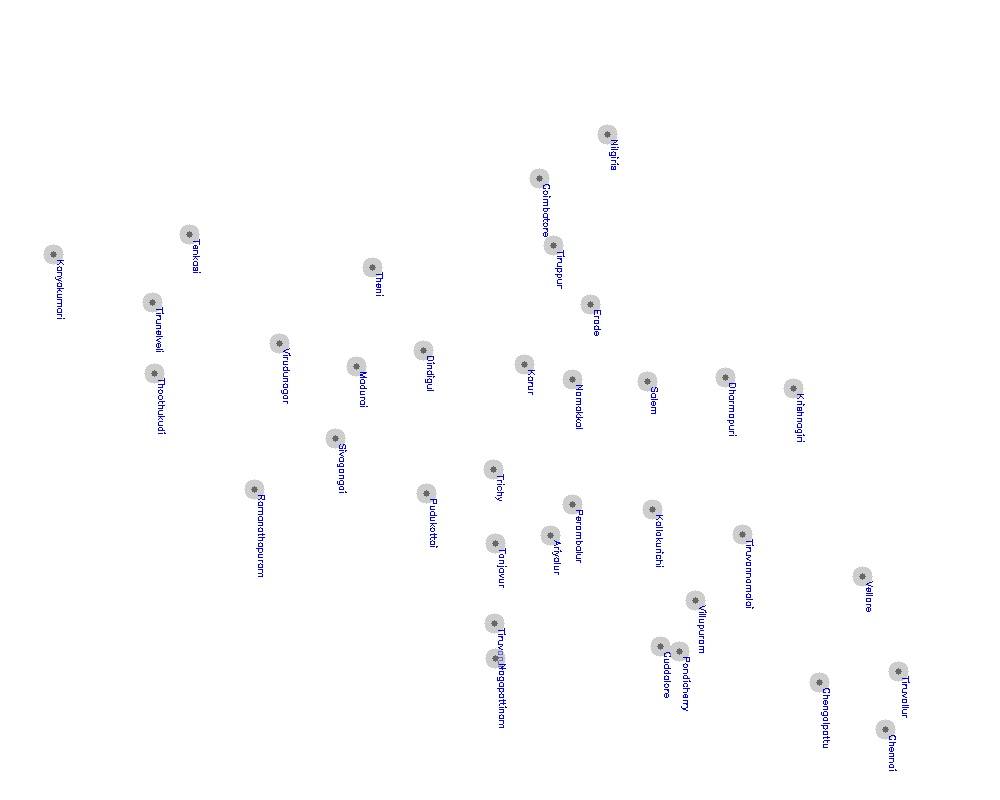
#> input picture tamilNaduOutline.jpg, 1000 x 800 px
$ python UCS.py
#> lines starting #> are read from the running program, lines starting #| are printed output that depends on the picture
import cv2
import os
import numpy as np
import collections
dictll ={'Nilgiris': (607, 134), 'Coimbatore': (539, 178), 'Tiruppur': (553, 245), 'Erode': (590, 304), 'Dindigul': (423, 350), 'Theni': (372, 267), 'Madurai': (356, 366), 'Virudunagar': (279, 343), 'Ramanathapuram': (254, 489), 'Tenkasi': (189, 234), 'Tirunelveli': (152, 302), 'Kanyakumari': (53, 254), 'Thoothukudi': (154, 373), 'Sivagangai': (335, 438), 'Pudukottai': (426, 493), 'Trichy': (493, 469), 'Perambalur': (572, 504), 'Ariyalur': (550, 535), 'Tanjavur': (495, 543), 'Tiruvarur': (494, 623), 'Cuddalore': (660, 646), 'Villupuram': (695, 600), 'Kallakurichi': (652, 509), 'Namakkal': (572, 379), 'Karur': (524, 364), 'Salem': (647, 381), 'Chengalpattu': (819, 682), 'Chennai': (885, 729), 'Tiruvallur': (898, 671), 'Tiruvannamalai': (742, 534), 'Dharmapuri': (725, 377), 'Krishnagiri': (793, 388), 'Vellore': (862, 576), 'Nagapattinam': (495, 658),'Pondicherry': (679, 651) }

font = cv2.FONT_HERSHEY_SIMPLEX
nodeDict = {}

class Nodedetail:
    def __init__(self,name):
        self.name = name
        self.neighbourNodeDict = {}
    def addNeighbour(self, neighbourNode, distance):
        self.neighbourNodeDict[neighbourNode.name] = distance
    def getNeighboursLexi(self):
        sorted_x = sorted(self.neighbourNodeDict.items(), key=lambda kv: kv[0])
        return collections.OrderedDict(sorted_x)
    def getNeighboursDist(self):
        sorted_x = sorted(self.neighbourNodeDict.items(), key=lambda kv: kv[1])
        return collections.OrderedDict(sorted_x)
    # [5 lines left out: function __str__, not called in this run]
    def __repr__(self):
        return self.name


img = cv2.imread('../tamilNaduOutline.jpg')
#> img is the input picture: shape (800, 1000, 3); mean B, G, R 253.5, 252.9, 252.9

def drawNodeColor(nimg, pointP, color):
    p = pointP
    overlay = nimg.copy()
    alpha = 0.6

    if color == 'white':
        cv2.circle(overlay, p, 10, (0, 0, 0), 1)
        return overlay
    elif color == 'blue':
        cv2.circle(overlay, p, 10, (215, 173, 0), -1)
        return cv2.addWeighted(overlay, alpha, nimg, 1 - alpha, 0)
    elif color == 'orange':
        cv2.circle(overlay, p, 10, (8, 121, 243), -1)
        return cv2.addWeighted(overlay, alpha, nimg, 1 - alpha, 0)
    elif color == 'gray':
        cv2.circle(overlay, p, 10, (172, 172, 172), -1)
        return cv2.addWeighted(overlay, alpha, nimg, 1 - alpha, 0)
    elif color == 'black':
        cv2.circle(overlay, p, 10, (0, 0, 0), -1)
        return overlay
    elif color == 'green':
        cv2.circle(overlay, p, 10, (0, 255, 0), -1)
        return cv2.addWeighted(overlay, alpha, nimg, 1 - alpha, 0)
def drawPoints():
    img = cv2.imread('../tamilNadu2.jpg')
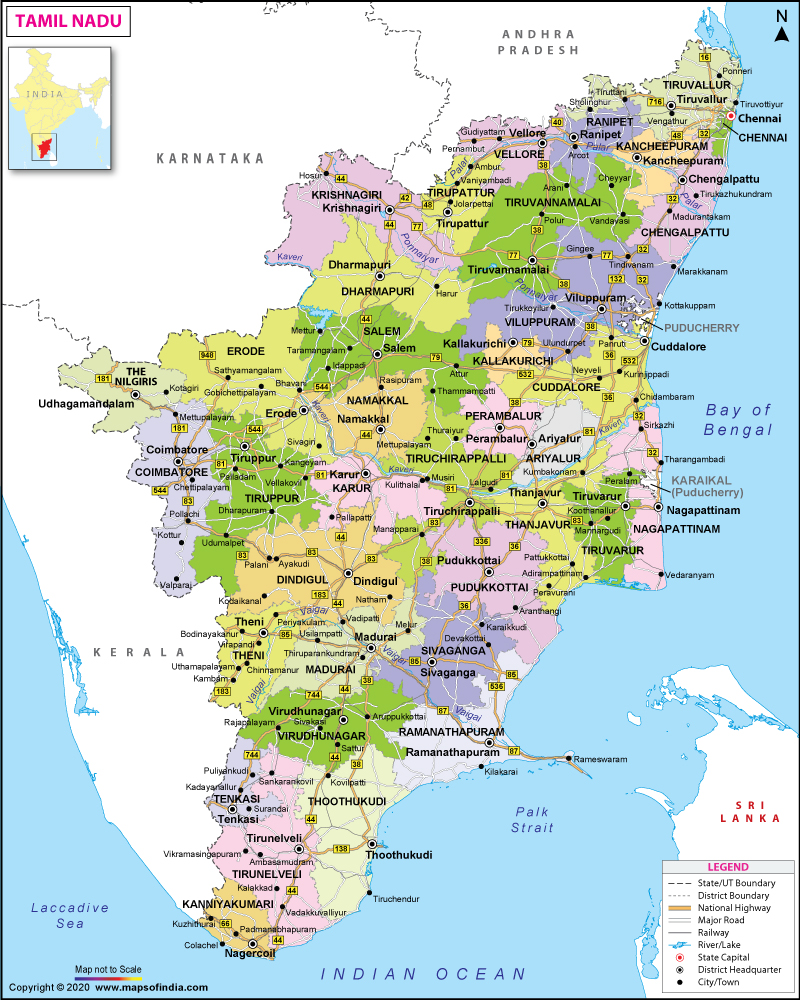
#> input picture tamilNadu2.jpg, 800 x 1000 px
#> img is the input picture: shape (1000, 800, 3); mean B, G, R 205.6, 215.1, 199.8
    print(img.shape)
#| (1000, 800, 3)
    emptyImg = np.ones((cv2.rotate(img, cv2.ROTATE_90_CLOCKWISE)).shape)*255.0

    for district, points in dictll.items():
        cv2.circle(emptyImg, points, 3, (0,0,0), -1)
        emptyImg = drawNodeColor(emptyImg, points, 'gray')
        gunda = np.zeros((emptyImg.shape))
        gunda = cv2.rotate(gunda, cv2.ROTATE_90_COUNTERCLOCKWISE)
        newNode = Nodedetail(district)
        nodeDict[district] = newNode
        cv2.putText(gunda, district, (points[1]+5,1000-points[0]-5), font, 0.3, (0,255,255), 1)
        gunda = cv2.rotate(gunda, cv2.ROTATE_90_CLOCKWISE)
        emptyImg = emptyImg - gunda
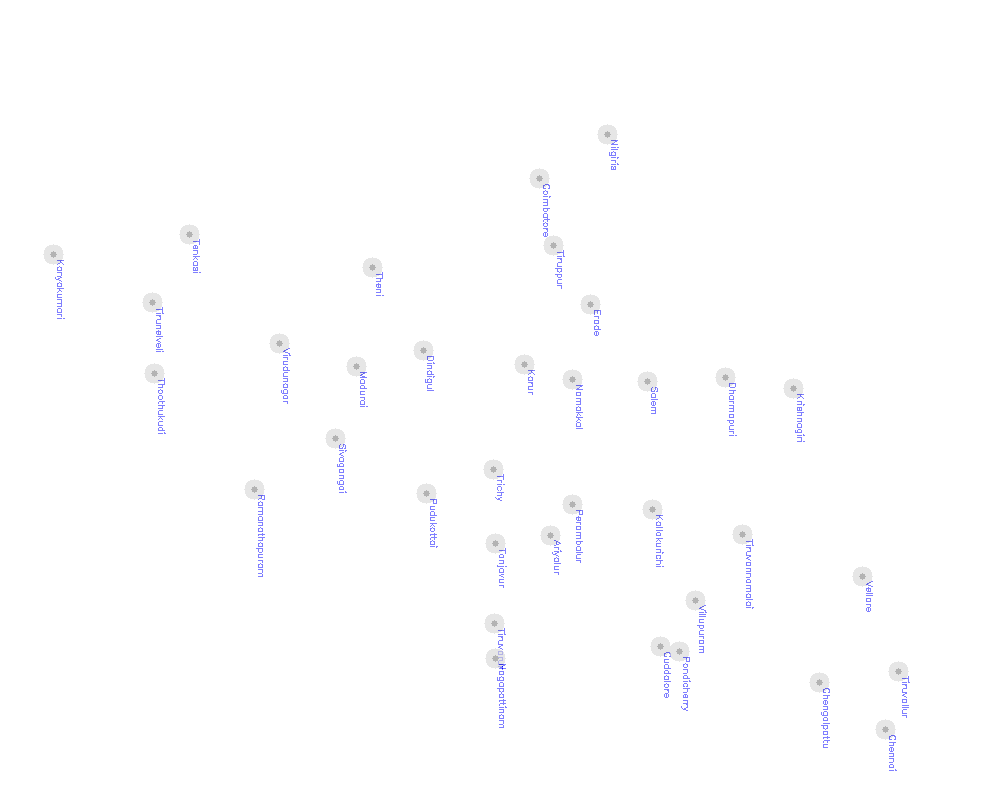
#> emptyImg: shape (800, 1000, 3) float64; mean of channels 0, 1, 2 254.2, 253, 253; drawn with min black and max white
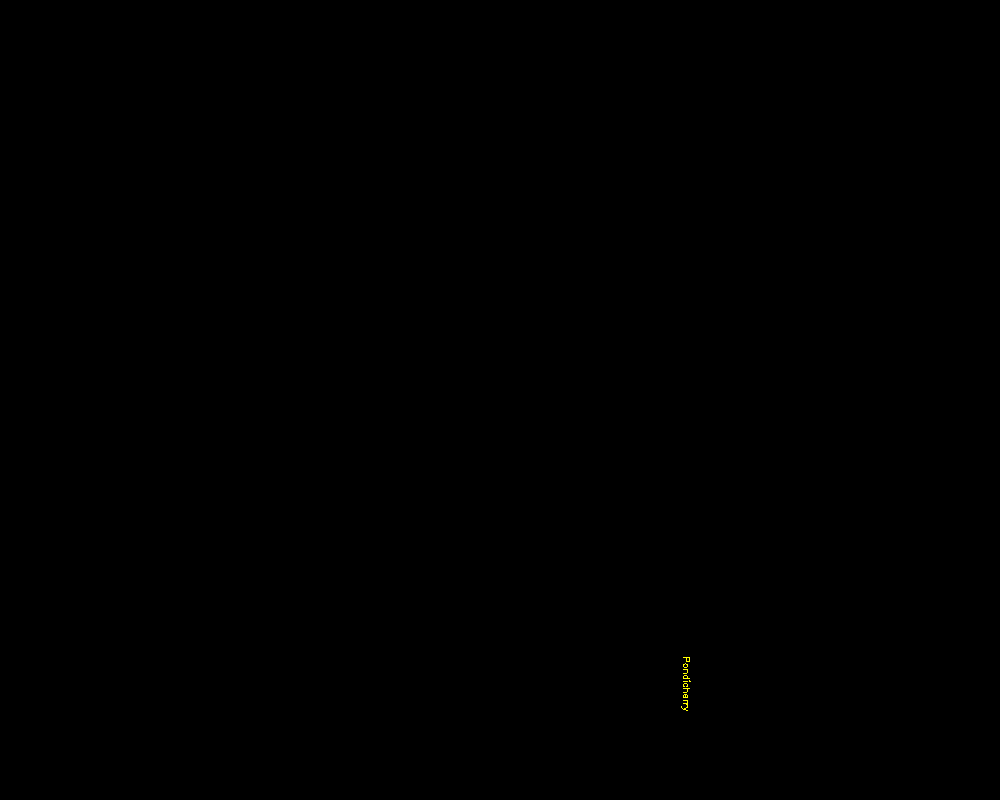
#> gunda: shape (800, 1000, 3) float64; mean of channels 0, 1, 2 0, 0, 0; drawn as B, G, R
    # cv2.imwrite('tamilNaduOutline.jpg', cv2.rotate(emptyImg, cv2.ROTATE_90_COUNTERCLOCKWISE))
    cv2.imwrite('../tamilNaduOutline.jpg', emptyImg)

drawPoints()


def plotPath(img, key1, key2, dist):
#> called with key1 = 'Nilgiris', key2 = 'Coimbatore', dist = 100
    n1 = nodeDict[key1]
    n2 = nodeDict[key2]
    n1.addNeighbour(n2, dist)
    n2.addNeighbour(n1, dist)
    cv2.line(img, dictll[key1], dictll[key2], (0,0,0),1)
#> img: shape (800, 1000, 3)
    p1 = tuple(map(lambda x, y: int((x + y)/2), dictll[key1], dictll[key2]))
    cv2.putText(img, str(dist) , p1, font, 0.25, (0,0,255))
#> img: shape (800, 1000, 3); mean B, G, R 253.5, 252.9, 252.9
    return img

img = plotPath(img, 'Nilgiris', 'Coimbatore', 100)
img = plotPath(img, 'Coimbatore', 'Tiruppur', 55)
img = plotPath(img, 'Coimbatore', 'Erode', 99)
img = plotPath(img, 'Coimbatore', 'Dindigul', 154)
img = plotPath(img, 'Theni', 'Dindigul', 75)
img = plotPath(img, 'Theni', 'Madurai', 75)
img = plotPath(img, 'Karur', 'Coimbatore', 130)
img = plotPath(img, 'Salem', 'Erode', 64)
img = plotPath(img, 'Karur', 'Dindigul', 78)
img = plotPath(img, 'Erode', 'Tiruppur', 57)
img = plotPath(img, 'Salem', 'Dharmapuri', 67)
img = plotPath(img, 'Karur', 'Namakkal', 34)
img = plotPath(img, 'Salem', 'Namakkal', 52)
img = plotPath(img, 'Madurai', 'Dindigul', 63)
img = plotPath(img, 'Krishnagiri', 'Dharmapuri', 282)
img = plotPath(img, 'Krishnagiri', 'Vellore', 119)
img = plotPath(img, 'Tiruvannamalai', 'Vellore', 83)
#> in plotPath (call 17), `cv2.line(img, dictll[key1], dictll[key2], (0,0,0),1)`:
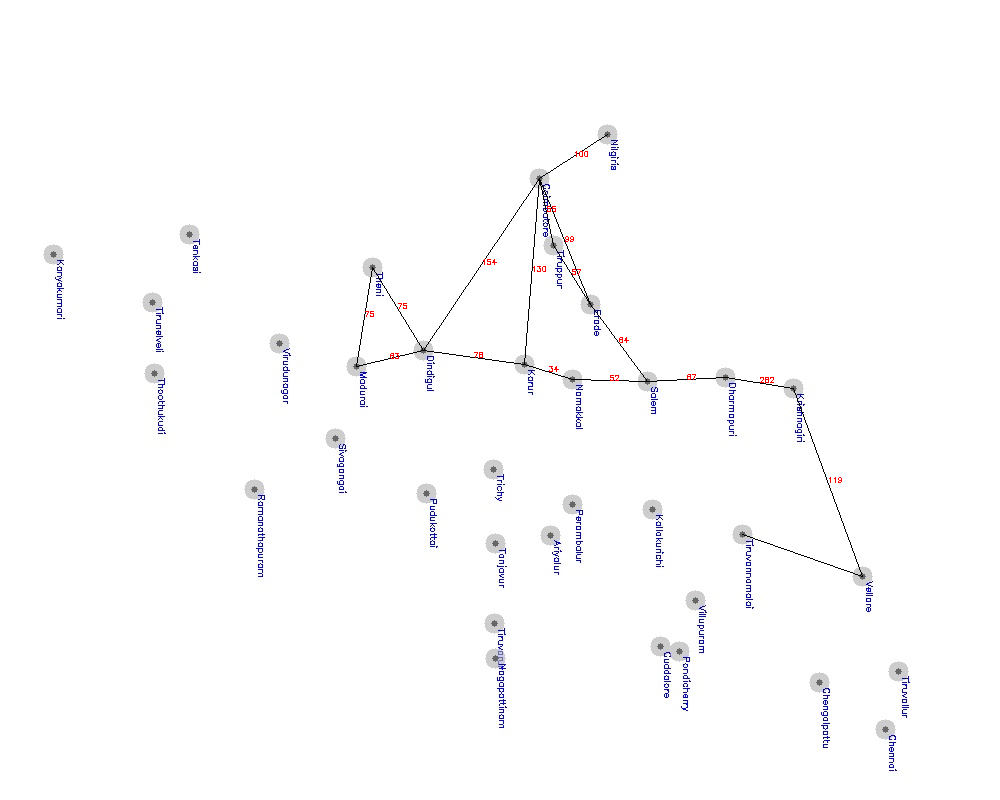
#> img: shape (800, 1000, 3); mean B, G, R 252.9, 252.3, 252.4
img = plotPath(img, 'Chennai', 'Vellore', 137)
img = plotPath(img, 'Chennai', 'Chengalpattu', 62)
img = plotPath(img, 'Chengalpattu', 'Vellore', 111)
#> in plotPath (call 20), `cv2.line(img, dictll[key1], dictll[key2], (0,0,0),1)`:
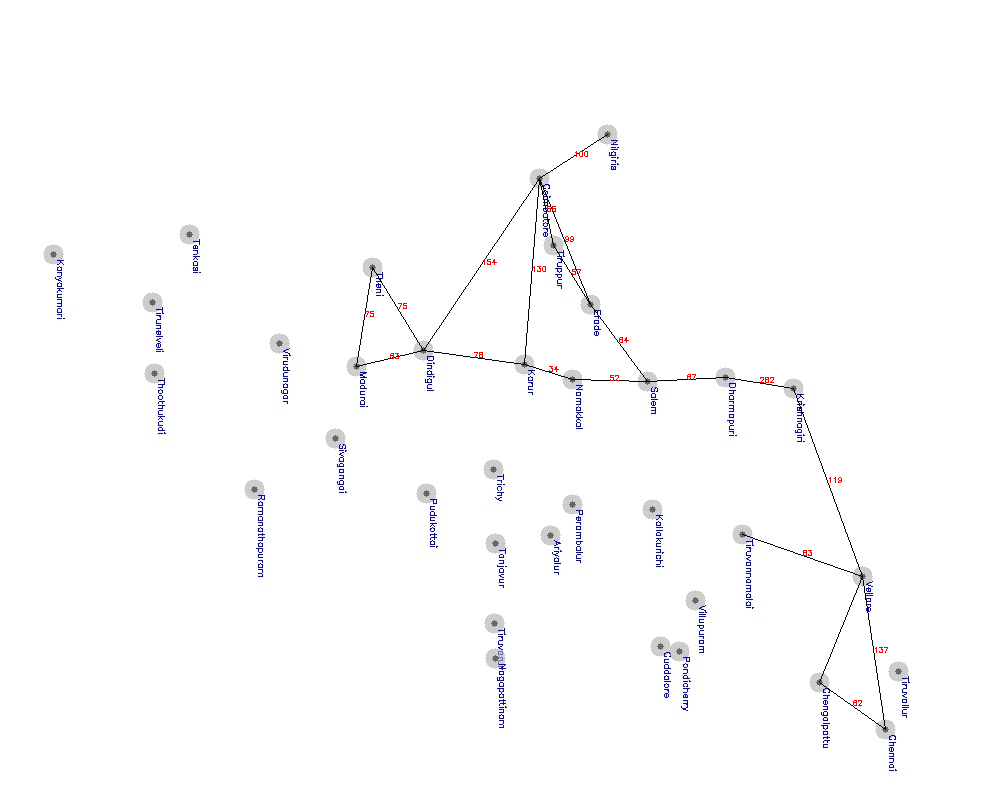
#> img: shape (800, 1000, 3); mean B, G, R 252.8, 252.2, 252.3
img = plotPath(img, 'Chennai', 'Tiruvallur', 39)
img = plotPath(img, 'Chengalpattu', 'Villupuram', 105)
img = plotPath(img, 'Tiruvannamalai', 'Krishnagiri', 112)
img = plotPath(img, 'Tiruvannamalai', 'Villupuram', 61)
img = plotPath(img, 'Cuddalore', 'Villupuram', 44)
img = plotPath(img, 'Cuddalore', 'Chengalpattu', 127)
img = plotPath(img, 'Cuddalore', 'Nagapattinam', 131)
img = plotPath(img, 'Tiruvarur', 'Nagapattinam', 27)
img = plotPath(img, 'Tiruvarur', 'Tanjavur', 61)
img = plotPath(img, 'Salem', 'Villupuram', 181)
img = plotPath(img, 'Salem', 'Cuddalore', 199)
img = plotPath(img, 'Ariyalur', 'Cuddalore', 157)
img = plotPath(img, 'Perambalur', 'Cuddalore', 130)
img = plotPath(img, 'Villupuram', 'Perambalur', 109)

img = plotPath(img, 'Villupuram', 'Tanjavur', 176)
img = plotPath(img, 'Tanjavur', 'Ariyalur', 44)
img = plotPath(img, 'Perambalur', 'Tanjavur', 72)
img = plotPath(img, 'Tanjavur', 'Trichy', 59)
img = plotPath(img, 'Tanjavur', 'Pudukottai', 62)

img = plotPath(img, 'Trichy', 'Pudukottai', 52)
img = plotPath(img, 'Trichy', 'Karur', 82)
img = plotPath(img, 'Trichy', 'Dindigul', 101)
img = plotPath(img, 'Trichy', 'Madurai', 135)

img = plotPath(img, 'Sivagangai', 'Pudukottai', 81)
img = plotPath(img, 'Ramanathapuram', 'Pudukottai', 129)
img = plotPath(img, 'Ramanathapuram', 'Nagapattinam', 214)


img = plotPath(img, 'Sivagangai', 'Madurai', 45)
img = plotPath(img, 'Sivagangai', 'Ramanathapuram', 86)
img = plotPath(img, 'Madurai', 'Ramanathapuram', 115)

img = plotPath(img, 'Madurai', 'Thoothukudi', 147)
img = plotPath(img, 'Madurai', 'Virudunagar', 57)
img = plotPath(img, 'Madurai', 'Tenkasi', 161)
img = plotPath(img, 'Madurai', 'Tirunelveli', 161)

img = plotPath(img, 'Tirunelveli', 'Thoothukudi', 49)
img = plotPath(img, 'Tirunelveli', 'Virudunagar', 109)
img = plotPath(img, 'Tirunelveli', 'Thoothukudi', 46)
img = plotPath(img, 'Tirunelveli', 'Kanyakumari', 85)
img = plotPath(img, 'Tenkasi', 'Kanyakumari', 130)


img = plotPath(img, 'Pondicherry', 'Cuddalore', 22)
img = plotPath(img, 'Pondicherry', 'Chennai', 175)
img = plotPath(img, 'Pondicherry', 'Chengalpattu', 105)
img = plotPath(img, 'Pondicherry', 'Villupuram', 39)

import math
dicDistanceFromSource = {}
def distanceBetweenNodes(fromNode, parent, node1):
    global dicDistanceFromSource
    sourceNode = nodeDict[fromNode]
    parentNode = nodeDict[parent]
    childNode = nodeDict[node1]


    NodeDistanceFromParent = 0

    if parent not in dicDistanceFromSource.keys():
        if parent in sourceNode.neighbourNodeDict.keys():
            dicDistanceFromSource[parent] = sourceNode.neighbourNodeDict[parent]
        else:
            dicDistanceFromSource[parent] = 0
    else:
        if node1 not in dicDistanceFromSource.keys():
            if node1 in parentNode.neighbourNodeDict.keys():
                NodeDistanceFromParent = parentNode.neighbourNodeDict[node1]
            else:
                NodeDistanceFromParent = 0

    dicDistanceFromSource[node1] = NodeDistanceFromParent + dicDistanceFromSource[parent]


# print(nodeDict['Coimbatore'])
class MyPrioirtyQueue():
    def __init__(self):
        self.myQueue = []
    def enqueue(self,  valu):
        self.myQueue.append(valu)
    def dequeue(self):
        minDistanceIndex = 0
        for i in range(len(self.myQueue)):
            if dicDistanceFromSource[self.myQueue[i]] < dicDistanceFromSource[self.myQueue[minDistanceIndex]]:
                minDistanceIndex = i
        minDistanceElement = self.myQueue[minDistanceIndex]
        del self.myQueue[minDistanceIndex]
        return minDistanceElement
    def isEmpty(self):
        return len(self.myQueue) == 0

# [9 lines left out: functions dispKey, amIover, not called in this run]

cv2.namedWindow('TestImage',cv2.WINDOW_NORMAL)
cv2.resizeWindow('TestImage', 800,640)
def UCS(fromNode, toNode):
#> called with fromNode = 'Coimbatore', toNode = 'Pondicherry'
    if os.path.exists('../UCSoutput/'):
        import shutil
        shutil.rmtree('../UCSoutput/')
    os.makedirs('../UCSoutput/')
    global img, dicDistanceFromSource
    dicDistanceFromSource[fromNode] = 0
    frontier = MyPrioirtyQueue()
    frontier.enqueue(fromNode)
    explored = []
    img = drawNodeColor(img, dictll[fromNode], 'blue')
    i=0
    cv2.imwrite('../UCSoutput/tamilUCS'+str(i)+'.jpg', cv2.rotate(img, cv2.ROTATE_90_COUNTERCLOCKWISE))
    i = i + 1
    while frontier.isEmpty() == False:

        currentNode = frontier.dequeue()
        explored.append(currentNode)
        if currentNode == toNode:
            print(i)
            img = drawNodeColor(img, dictll[toNode], 'green')
            cv2.imwrite('../UCSoutput/tamilUCS'+str(i)+'.jpg', cv2.rotate(img, cv2.ROTATE_90_COUNTERCLOCKWISE))
            return explored


        img = drawNodeColor(img, dictll[currentNode], 'orange')
        stat = 0
        for neigh in nodeDict[currentNode].getNeighboursLexi():
            if neigh not in (frontier.myQueue + explored):
                stat=1
                frontier.enqueue(neigh)
                img = drawNodeColor(img, dictll[neigh], 'blue')
                distanceBetweenNodes(fromNode, currentNode, neigh)
                print(currentNode,' Ghost ; ', neigh)

        cv2.imwrite('../UCSoutput/tamilUCS'+str(i)+'.jpg', cv2.rotate(img, cv2.ROTATE_90_COUNTERCLOCKWISE))
        i = i + 1
        print('[',end='')
        for k in range(len(frontier.myQueue)):
            print("'"+frontier.myQueue[k]+"'"+' - '+str(dicDistanceFromSource[frontier.myQueue[k]]), end=',')
        print(']')
        if stat==0:
            print('black repeat')
            img = drawNodeColor(img, dictll[currentNode], 'black')
            cv2.imwrite('../UCSoutput/tamilUCS'+str(i)+'.jpg', cv2.rotate(img, cv2.ROTATE_90_COUNTERCLOCKWISE))
            i = i + 1
#> after the loop, explored = 26 items, first 6: 'Coimbatore', 'Tiruppur', 'Erode', 'Nilgiris', 'Karur', 'Dindigul'; i = 39
        # [4 lines of commented-out code are left out]

print(UCS('Coimbatore', 'Pondicherry'))
print(dicDistanceFromSource)
#> (printed output is left out)
